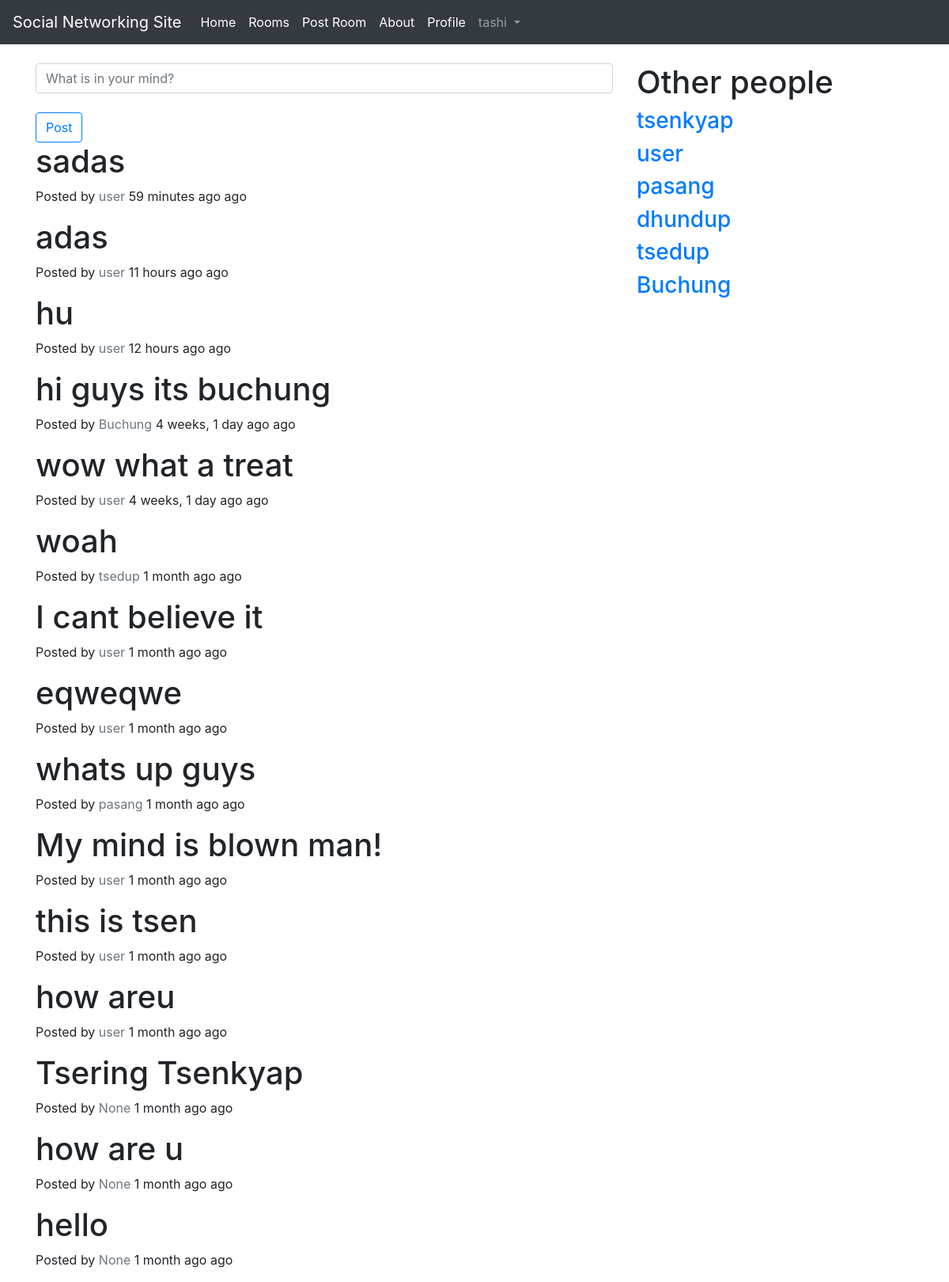
/accounts/home/ (signed in), run on the app's committed database.
### user/models.py (models this page shows, shortened)
class Post(models.Model):
	user = models.ForeignKey(User,null=True,on_delete=models.CASCADE)
	text = models.TextField()
	date = models.DateTimeField(auto_now_add=True)

### user/views.py (the view)
# urls.py: path('home/',views.home_view,name='home'),
def home_view(request):
	posts = Post.objects.all().order_by('-date')
	users = User.objects.exclude(id=request.user.id)#gets everthing except for the user logged in
	if request.method == 'POST':
		form = PostForm(request.POST)
		if form.is_valid():
			instance = form.save(commit=False)
			instance.user = request.user
			instance.save()
			return redirect('user:home')
	else:
		form = PostForm()
	template_name = 'user/home.html'
	args = {'form' : form,'posts':posts,'users':users}
	return render(request,template_name,args)

### user/forms.py
class PostForm(forms.ModelForm):
	class Meta:
		model = Post
		fields = ('text',)
		widgets = {
				'text' : forms.TextInput(attrs={'class':'form-control','placeholder':'What is in your mind?'}),
		}

### user/templates/user/home.html (shortened to what this page needs)
{% extends 'base.html' %}
{% load humanize %}
{% block content %}
<br>
		<div class="container">
			<div class="row">
				<div class="col-xs-12 col-sm-12 col-md-8 col-lg-8 col-xl-8">
				{% if user.is_authenticated %}
					<form method="POST" action="">
						{{form.text}} <br>
						<button class='btn btn-outline-primary btn-md' type="submit">Post</button>
					</form>
					{% endif %}
					{% for post in posts%}
						<h1>{{ post.text }}</h1>
						<p> Posted by <span class="text-muted">{{ post.user}}</span> {{post.date|naturaltime}} ago</p>
					{% endfor %}
				</div>
				<div class="col-xs-12 col-sm-12 col-md-4 col-lg-4 col-xl-4">
					<h1>Other people</h1>
					{% for user in users%}
						<h3><a href="{% url 'user:profile_with_pk' user.pk%}">{{ user.username }}</a></h3>
					{% endfor %}
				</div>
			</div>
		</div>
{% endblock %}

### templates/nav-bar.html (shortened to what this page needs)
        <nav class="navbar navbar-expand-lg navbar-dark bg-dark">
        <a class="navbar-brand" href="#">Social Networking Site</a>
        <div class="collapse navbar-collapse" id="navbarSupportedContent">
            <ul class="navbar-nav mr-auto">
                  <li class="nav-item active">
                    <a class="nav-link" href="{% url 'user:home'%}">Home <span class="sr-only">(current)</span></a>
                  </li>
                {% if user.is_authenticated %}
                		<li class="nav-item active">
		                    <a class="nav-link" href="{% url 'room:home'%}"> Rooms <span class="sr-only">(current)</span></a>
		                  </li>
		                    <li class="nav-item active">
		                    <a class="nav-link" href="{% url 'room:post_rent'%}">Post Room <span class="sr-only">(current)</span></a>
		                  </li>
		                   <li class="nav-item active">
		                    <a class="nav-link" href="{% url 'room:about'%}"> About <span class="sr-only">(current)</span></a>
		                  </li>
		                  <li class="nav-item active">
		                    <a class="nav-link" href="{% url 'user:profile'%}">Profile <span class="sr-only">(current)</span></a>
		                  </li>
		                 <li class="nav-item dropdown">
		                    <a class="nav-link dropdown-toggle" href="#" id="navbarDropdown" role="button" data-toggle="dropdown" aria-haspopup="true" aria-expanded="false">
		                      {{user.username}}
		                    </a>
			          </li>
				{% endif %}
        				</ul>
			        </div>
			    </nav>

### data on the page
Post: text "sadas", user "user", date "59 minutes ago"
Post: text "adas", user "user", date "11 hours ago"
Post: text "hu", user "user", date "12 hours ago"
Post: text "hi guys its buchung", user "Buchung", date "4 weeks, 1 day ago"
Post: text "wow what a treat", user "user", date "4 weeks, 1 day ago"
Post: text "woah", user "tsedup", date "1 month ago"
Post: text "I cant believe it", user "user", date "1 month ago"
Post: text "eqweqwe", user "user", date "1 month ago"
Post: text "whats up guys", user "pasang", date "1 month ago"
Post: text "My mind is blown man!", user "user", date "1 month ago"
Post: text "this is tsen", user "user", date "1 month ago"
Post: text "how areu", user "user", date "1 month ago"
Post: text "Tsering Tsenkyap", user "None", date "1 month ago"
Post: text "how are u", user "None", date "1 month ago"
Post: text "hello", user "None", date "1 month ago"

### other printed values
{{ user.username }} "tashi"
{{ user.username }} "tsenkyap"
{{ user.username }} "user"
{{ user.username }} "pasang"
{{ user.username }} "dhundup"
{{ user.username }} "tsedup"
{{ user.username }} "Buchung"
